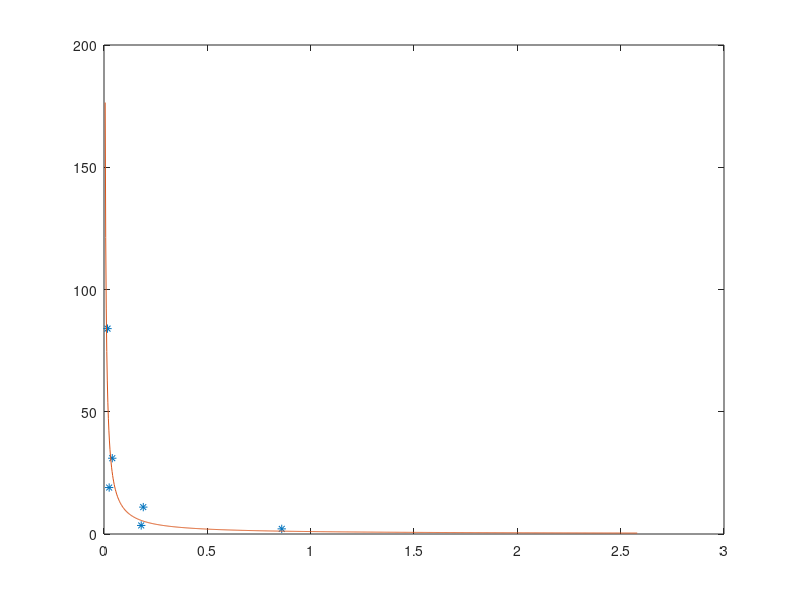

MATLAB code for this plot: (Note: this script raises an error after producing the figure.)
% SUMMARY OF BB g2 amplitude and scattering halo mode occupancy

n_exp=[0.017,0.025,0.18,0.04,0.86,0.19];
g2_exp=[85,20,4.5,32,3.1,12];

r=3;
n=linspace(min(n_exp)/r,r*max(n_exp),1000);       % logs
% n=linspace(0,1.1*max(n_exp),1000);       % linear
g2_theory=1+1./n;

% Plot
% plot mode occupancy vs g2(0) - 1
figure();
plot(n_exp,g2_exp-1,'*');
hold on;
plot(n,g2_theory-1);

ax=gca;

% ax.XScale='lin';
% ax.YScale='lin';
ax.XScale='log';
ax.YScale='log';

axis tight;
grid on;
xlabel('$n$');
ylabel('$g^{(2)}(0)-1$');
axis tight;
